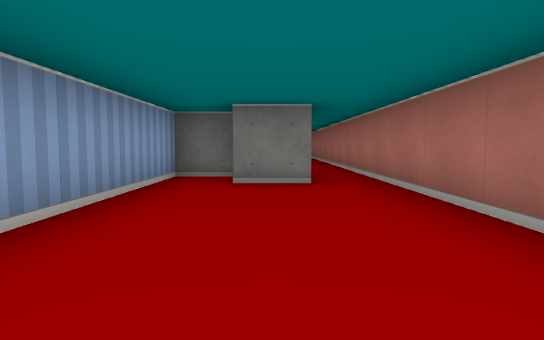
[1] (above)

14 first-person views from a walk through a cub3D ray-caster map. The camera is about half as high as the walls, tilts 4° down and sees 75° across. The floor is counted in squares. Each view is taken from the middle of a square. On the plan, view 1 faces up. The plan holds only what a view shows up to about 9 squares ahead; the rest is blank.

[2]
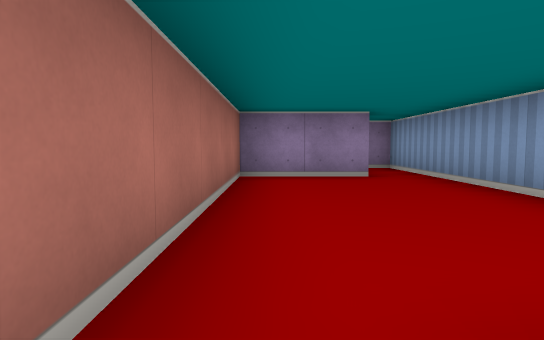

[3]
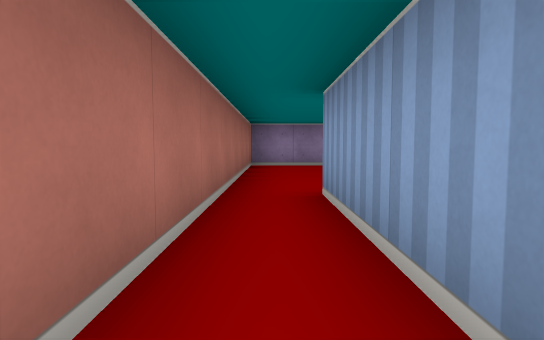

[4]
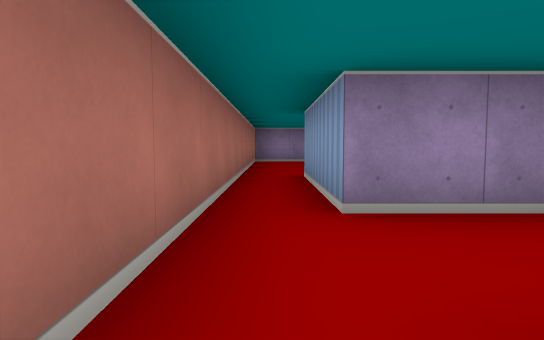

[5]
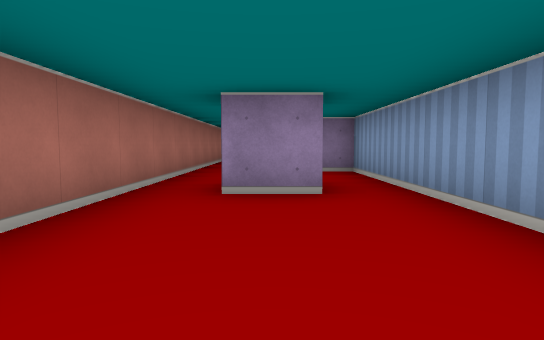

[6]
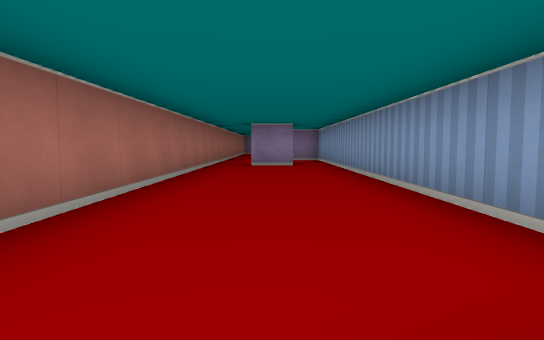

[7]
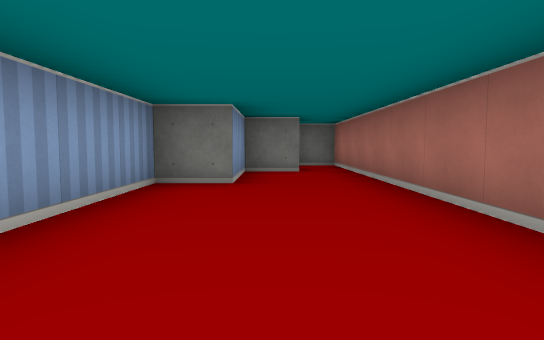

[8]
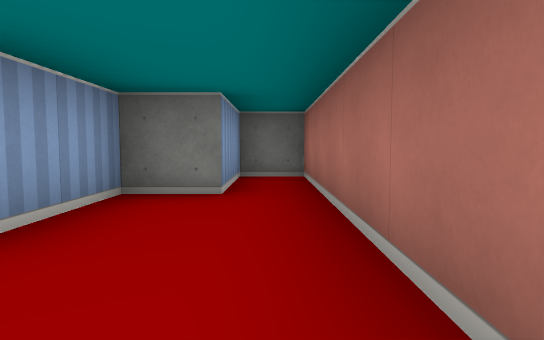

[9]
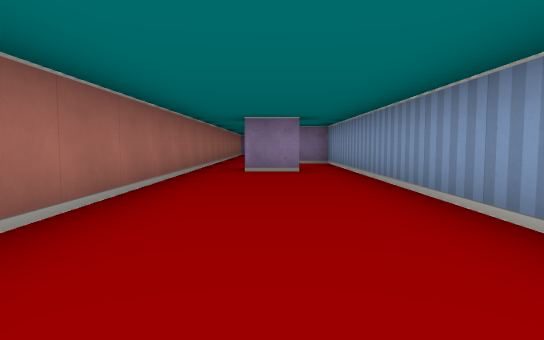

[10]
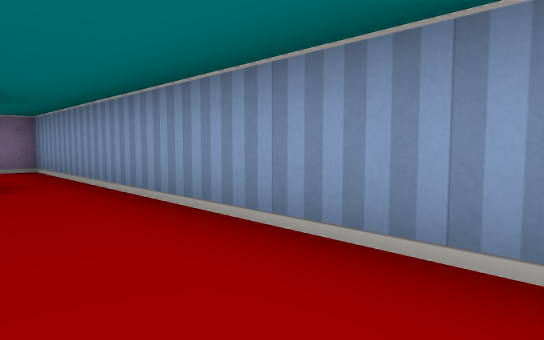

[11]
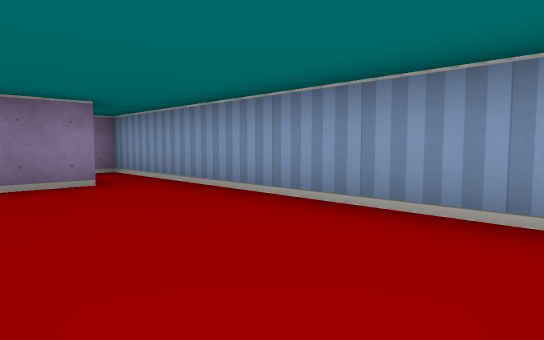

[12]
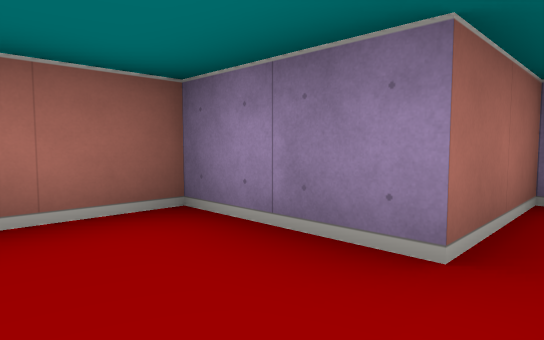

[13]
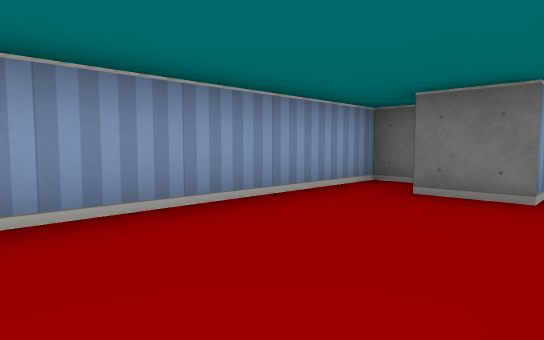

[14]
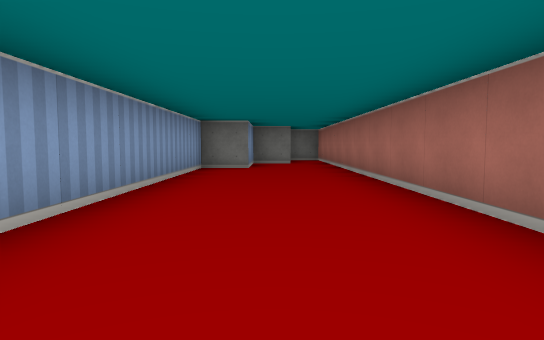

### Floor plan
Points are (right, up) in squares from view 1. A wall is a line through its corners. A room is listed if a view was taken in it or the views show most of it. See-through windows are left out.
Room 1 (views 1, 2, 11, 12, 13)
walls: (-0.5, 5.5) (-1.5, 5.5) (-1.5, -2.5) (-0.5, -2.5) (-0.5, -0.5) (1.5, -0.5) (1.5, 7.5); (0.5, 7.5) (0.5, 4.5) (-0.5, 4.5)
ways out: opening at (1, 7) to room 2
Room 2 (views 3, 4, 5, 6, 7, 8, 9, 10, 14)
walls: (-0.6, 10.5) (0.5, 10.5); (1.5, 7.5) (1.5, 22.5) (0.5, 22.5) (0.5, 20.5) (-0.5, 20.5) (-0.5, 18.5) (-1.5, 18.5) (-1.5, 7.5) (0.5, 7.5)
ways out: opening at (1, 7) to room 1

Positions as (right, up) in squares from view 1, and headings:
1: (0, 0), facing up
2: (1, 5), facing down
3: (1, 8), facing down
4: (1, 10), facing down
5: (0, 14), facing down
6: (0, 19), facing down
7: (0, 14), facing up
8: (1, 17), facing up
9: (0, 17), facing down
10: (0, 15), facing down-left
11: (1, 4), facing down-left
12: (-1, 1), facing down-right
13: (1, 1), facing up-left
14: (0, 11), facing up
